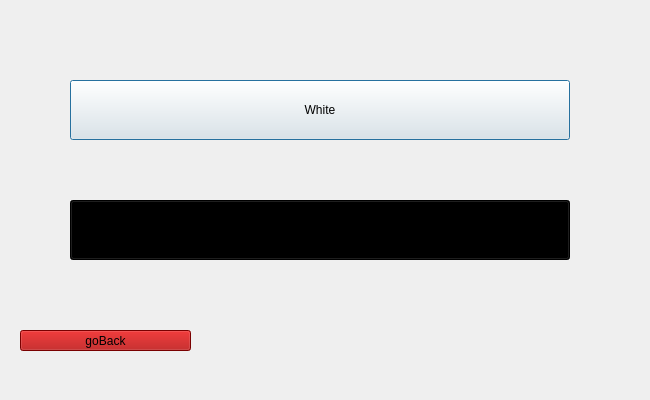
<?xml version="1.0" encoding="UTF-8"?>
<ui version="4.0">
 <class>ColourWindow</class>
 <widget class="QDialog" name="ColourWindow">
  <property name="geometry">
   <rect>
    <x>0</x>
    <y>0</y>
    <width>650</width>
    <height>400</height>
   </rect>
  </property>
  <property name="windowTitle">
   <string>Dialog</string>
  </property>
  <widget class="QPushButton" name="pushButton_white">
   <property name="geometry">
    <rect>
     <x>70</x>
     <y>80</y>
     <width>500</width>
     <height>60</height>
    </rect>
   </property>
   <property name="text">
    <string>White</string>
   </property>
  </widget>
  <widget class="QPushButton" name="pushButton_black">
   <property name="geometry">
    <rect>
     <x>70</x>
     <y>200</y>
     <width>500</width>
     <height>60</height>
    </rect>
   </property>
   <property name="styleSheet">
    <string notr="true">background-color: rgb(0, 0, 0);</string>
   </property>
   <property name="text">
    <string>Black</string>
   </property>
  </widget>
  <widget class="QPushButton" name="pushButton_goBack">
   <property name="geometry">
    <rect>
     <x>20</x>
     <y>330</y>
     <width>171</width>
     <height>21</height>
    </rect>
   </property>
   <property name="styleSheet">
    <string notr="true">background-color: rgb(170, 0, 0);</string>
   </property>
   <property name="text">
    <string>goBack</string>
   </property>
  </widget>
 </widget>
 <resources/>
 <connections/>
</ui>
